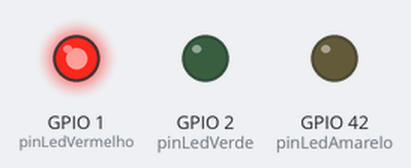
This program was run on a simulated ESP32-S3. Parts: output pins drawn as LEDs (lit = HIGH).

Above: at 0.1 s.
At 3.7 s:
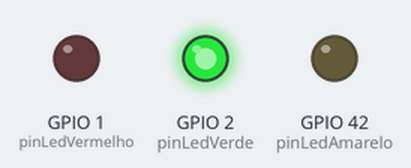
At 5.7 s:
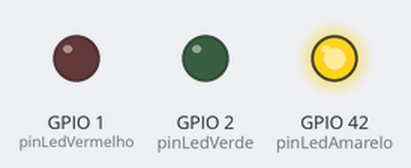
At 7.5 s:
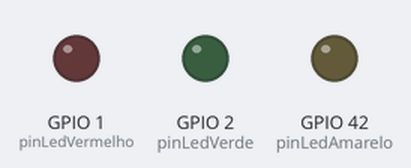
Timing chart, 0 to 7.8 s (numbered marks = the images above):
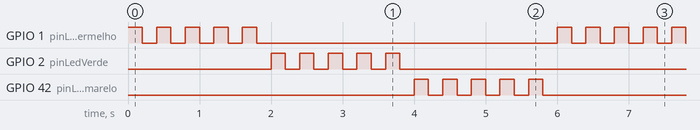

The program:

main.cpp
```cpp
#include <Arduino.h>

const int pinLedVermelho = 1;
const int pinLedVerde = 2;
const int pinLedAmarelo = 42;

void setup()
{
  pinMode(pinLedVermelho, OUTPUT);
  pinMode(pinLedVerde, OUTPUT);
  pinMode(pinLedAmarelo, OUTPUT);
  Serial.begin(9600);

/*
* X = X + 1 -> x++;
* x = x - 1 -> x--;
* x = x + 10 -> x += 10;
* x = x * 2 -> x *= 2;
* x = x / 2 -> x /= 2;

*/


}

void loop()
{
  for(int i = 0; i < 5; i++)
  {
    digitalWrite(pinLedVermelho, HIGH);
    delay(200);
    digitalWrite(pinLedVermelho, LOW);
    delay(200);
  }
  for(int i = 0; i < 5; i++)
  {
    digitalWrite(pinLedVerde, HIGH);
    delay(200);
    digitalWrite(pinLedVerde, LOW);
    delay(200);
  }
  for(int i = 0; i < 5; i++)
  {
    digitalWrite(pinLedAmarelo, HIGH);
    delay(200);
    digitalWrite(pinLedAmarelo, LOW);
    delay(200);
  }
}
```

Measured:
- by itself, GPIO 1 (pinLedVermelho), GPIO 2 (pinLedVerde), GPIO 42 (pinLedAmarelo): repeats every 6.0 s: 4 × (LOW 0.20 s, HIGH 0.20 s), LOW 4.2 s, HIGH 0.20 s
- by itself, everything shown: repeats every 6.0 s, in 30 steps
